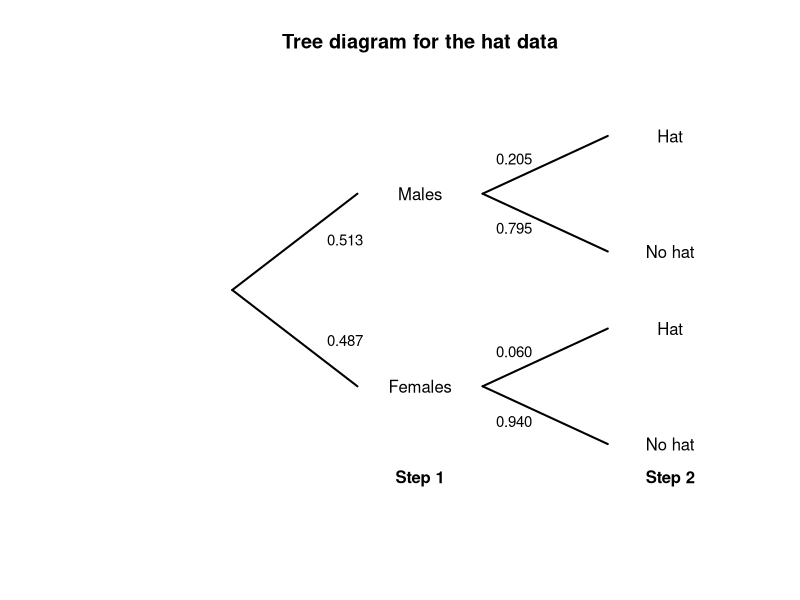
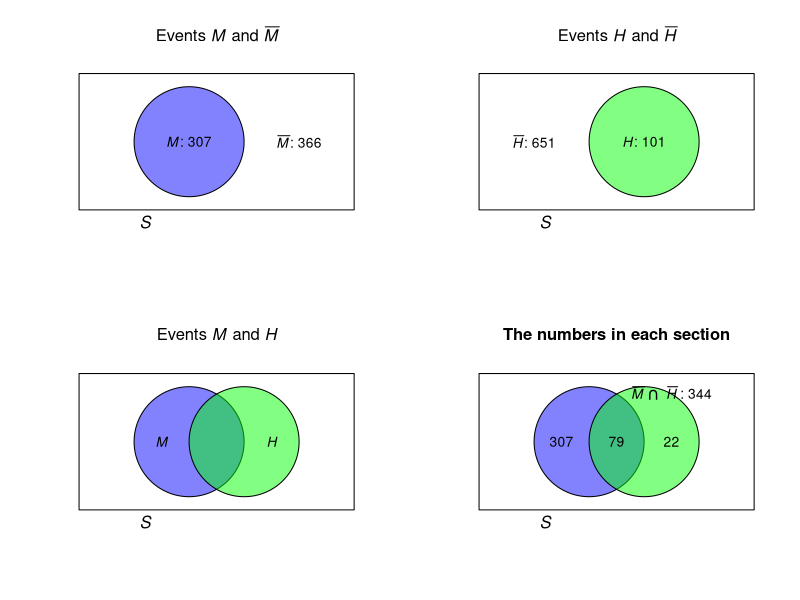
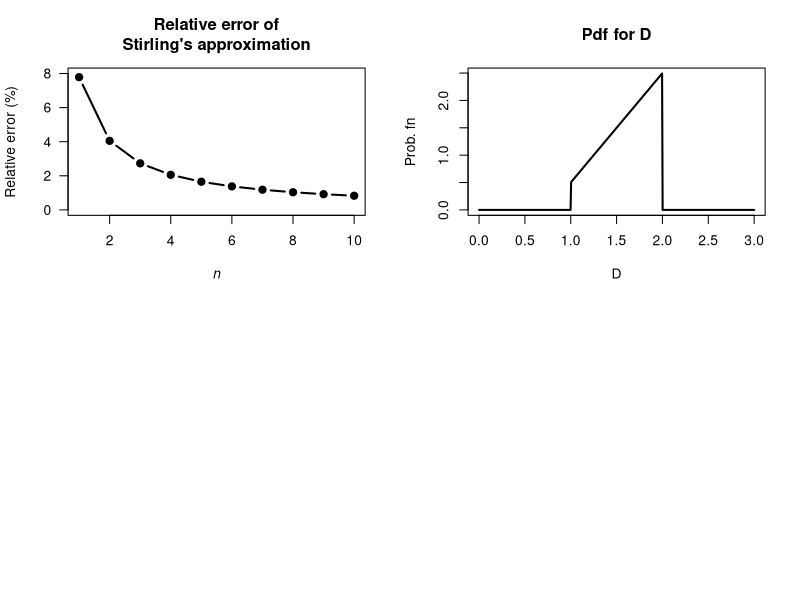
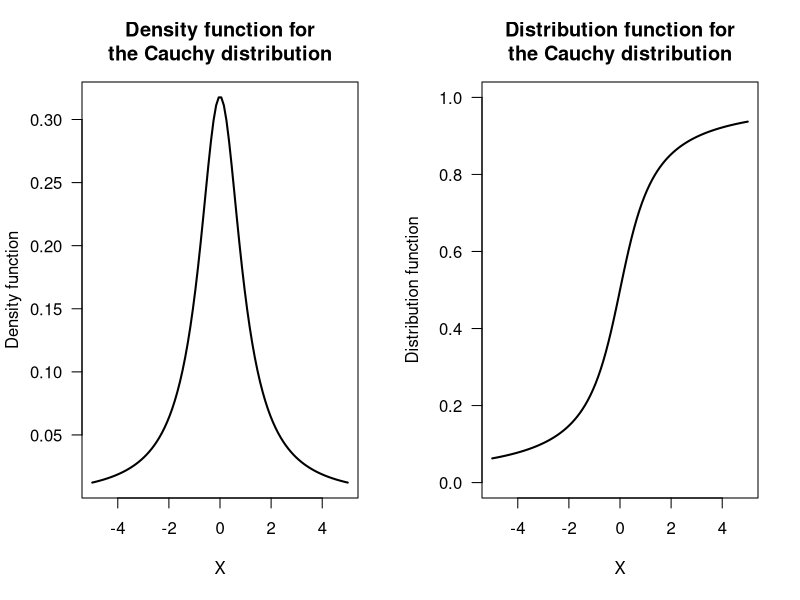

R code for these plots, in order: (Note: this script raises an error after producing the figures.)
## ---- chunk 1

plot( x = c(0, 1),
      y = c(0, 1),
      type = "n",
      main = "Tree diagram for the hat data",
      xlab = "",
      ylab = "",
      axes = FALSE)
#STEP 1
lines( x = c(0.2, 0.40),
       y = c(0.5, 0.75),
       lwd = 2)
lines( x = c(0.2, 0.40),
       y = c(0.5, 0.25),
       lwd = 2)
# STEP 2
lines( x = c(0.60, 0.80),
       y = c(0.75, 0.90),
       lwd = 2)
lines( x = c(0.60, 0.80),
       y = c(0.75, 0.60),
       lwd = 2)

lines( x = c(0.60, 0.80),
       y = c(0.25, 0.40),
       lwd = 2)
lines( x = c(0.60, 0.80),
       y = c(0.25, 0.10),
       lwd = 2)

# TEXT
text(x = 0.50,
     y = 0.75,
     labels = "Males")
text(x = 0.50,
     y = 0.25,
     labels = "Females")

text(x = 0.90,
     y = 0.90,
     labels = "Hat")
text(x = 0.90,
     y = 0.60,
     labels = "No hat")

text(x = 0.90,
     y = 0.40,
     labels = "Hat")
text(x = 0.90,
     y = 0.10,
     labels = "No hat")

# ADD PROBS
text(x = 0.38,
     y = 0.63,
     cex = 0.9,
     labels = "0.513")
text(x = 0.38,
     y = 0.37,
     cex = 0.9,
     labels = "0.487")

text(x = 0.65,
     y = 0.84,
     cex = 0.9,
     labels = "0.205")
text(x = 0.65,
     y = 0.66,
     cex = 0.9,
     labels = "0.795")

text(x = 0.65,
     y = 0.34,
     cex = 0.9,
     labels = "0.060")
text(x = 0.65,
     y = 0.16,
     cex = 0.9,
     labels = "0.940")

## STEPS
text(x = 0.50,
     y = 0.01,
     label = expression(bold("Step 1"))
     )
text(x = 0.90,
     y = 0.01,
     label = expression(bold("Step 2"))
     )
## ---- chunk 2
BRIS <- read.csv("Data/sunglasses.csv")
BRIS$Gender <- factor(BRIS$Gender,
                      levels = c(1, 2),
                      labels = c("Males", 
                                 "Females"))
BRIS$Hat <- factor(BRIS$Hat,
                   levels = c(0, 1),
                   labels = c("Not Hat",
                              "Hat"))

HatTable <- xtabs( Count ~ Gender + Hat,
                   data = BRIS)
HatTable <- cbind( HatTable,
                   "Total" = rowSums(HatTable) )
knitr::kable(HatTable,
             caption = "The numbers of males and females wearing a hat in the middle of the day in Brisbane")
## ---- chunk 3
par( mfrow = c(2, 2))
colourMale <- rgb(0, 0, 255, 
                  max = 255, 
                  alpha = 125)
colourHat  <- rgb(0, 255, 0, 
                  max = 255, 
                  alpha = 125)

plot( x = c(0, 1),
      y = c(0, 1),
      type = "n",
      ylab = "",
      xlab = "",
      main = expression(paste("Events ", italic(M), " and ", bar(italic(M)))),
      axes = FALSE)

polygon( x = c(0, 0, 1, 1),
         y = c(0, 1, 1, 0))
plotrix::draw.circle(x = 0.4, 
                     y = 0.5,
                     radius = 0.2,
                     col = colourMale)
text(x = 0.4,
     y = 0.5,
     labels = expression(paste(italic(M), ": 307")))
text(x = 0.8,
     y = 0.5,
     labels = expression(paste(bar(italic(M)), ": 366")))
mtext(text = expression(italic(S)),
      side = 1,
      adj = 0.25)


###############


plot( x = c(0, 1),
      y = c(0, 1),
      type = "n",
      ylab = "",
      xlab = "",
      main = expression(paste("Events ", italic(H), " and ", bar(italic(H)))) ,
      axes = FALSE)


polygon( x = c(0, 0, 1, 1),
         y = c(0, 1, 1, 0))

plotrix::draw.circle(x = 0.6,
                     y = 0.5,
                     radius = 0.2,
                     col = colourHat)

text(x = 0.6,
     y = 0.5,
     labels = expression(paste(italic(H), ": 101")))
text(x = 0.2,
     y = 0.5,
     labels = expression(paste( bar(italic(H)), ": 651")))

mtext(text = expression(italic(S)),
      side = 1,
      adj = 0.25)


####################


plot( x = c(0, 1),
      y = c(0, 1),
      type = "n",
      ylab = "",
      xlab = "",
      main = expression(paste("Events ", italic(M), " and ", italic(H))) ,
      axes = FALSE)


polygon( x = c(0, 0, 1, 1),
         y = c(0, 1, 1, 0))
plotrix::draw.circle(x = 0.4, 
                     y = 0.5,
                     radius = 0.2,
                     col = colourMale)
plotrix::draw.circle(x = 0.6,
                     y = 0.5,
                     radius = 0.2,
                     col = colourHat)
text(x = 0.3,
     y = 0.5,
     labels = expression(italic(M)))
text(x = 0.7,
     y = 0.5,
     labels = expression(italic(H)))
mtext(text = expression(italic(S)),
      side = 1,
      adj = 0.25)


#################



plot( x = c(0, 1),
      y = c(0, 1),
      type = "n",
      ylab = "",
      xlab = "",
      main = "The numbers in each section",
      axes = FALSE)


polygon( x = c(0, 0, 1, 1),
         y = c(0, 1, 1, 0))
plotrix::draw.circle(x = 0.4, 
                     y = 0.5,
                     radius = 0.2,
                     col = colourMale)
plotrix::draw.circle(x = 0.6,
                     y = 0.5,
                     radius = 0.2,
                     col = colourHat)
text(x = 0.3,
     y = 0.5,
     labels = "307")
text(x = 0.7,
     y = 0.5,
     labels = "22")
text(x = 0.7,
     y = 0.85,
     labels = expression(bar(italic(M)) ~ intersect() ~ bar(italic(H)) ~ ": 344") )
mtext(text = expression(italic(S)),
      side = 1,
      adj = 0.25)

# Intersection
text(x = 0.5, 
     y = 0.5, 
     label = "79")

## ---- chunk 4
# Define a function to compute Stirling numbers:
stirling <- function(n){ 
  sqrt(2 * pi *( n)) * (n/exp(1))^n
}

n <- 1:10
Actual <- factorial(n) 
Approx <- stirling(n)
RelError <- (Actual - Approx)/Actual * 100

cbind(Actual, Approx, RelError)

plot(RelError ~ n,
     ylim = c(0, 8),
     las = 1, 
     type = "b",
     pch = 19,
     lwd = 2,
     xlab = expression(italic(n)),
     ylab = "Relative error (%)",
     main = "Relative error of\nStirling's approximation")
## ---- chunk 5
xx <- seq(0, 3, 
          length = 500)
fy <- function(x){
  y <- 2*x - 3/2
  y <- ifelse(x < 1, 0, y)
  y <- ifelse( x > 2, 0, y)
  y
}

plot(x = xx,
     y = fy(xx),
     lwd = 2,
     type = "l",
     main = "Pdf for D",
     xlab = "D",
     ylab = "Prob. fn")
## ---- chunk 6
par( mfrow = c(1, 2))
x <- seq(-5, 5,
         length = 100)
y <- 1 / (pi * (1 + x^2))
plot(y ~ x,
     lwd = 2,
     las = 1,
     type = "l",
     main = "Density function for\nthe Cauchy distribution",
     xlab = "X",
     ylab = "Density function")

Y <- atan(x)/pi + 0.5
plot(Y ~ x,
     lwd = 2,
     las = 1,
     ylim = c(0, 1),
     type = "l",
     main = "Distribution function for\nthe Cauchy distribution",
     xlab = "X",
     ylab = "Distribution function")
## ---- chunk 7
JDTable <- array( dim = c(2, 4))

colnames(JDTable) <- c("",
                       "$Y_1 = 1$",
                       "$Y_1 = 2$",
                       "$Y_1 = 3$")
JDTable[1, ] <- c("",
                  "2/14",
                  "4/14",
                  "0")
JDTable[2, ] <- c("",
                  "0",
                  "3/14",
                  "5/14")
kable(JDTable)
